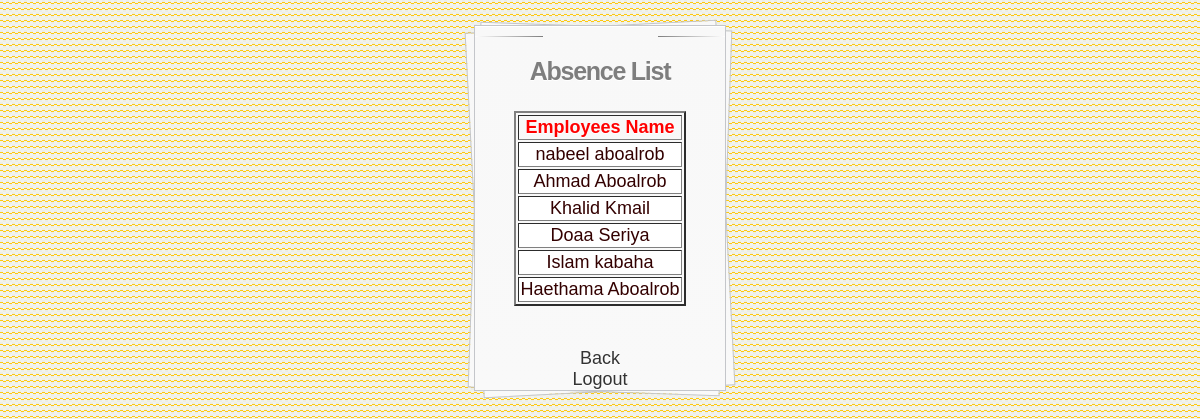
The page /AbsenceTable.php (signed in) on the database its author committed.
### tables this page shows
CREATE TABLE IF NOT EXISTS `Employee` (
`Eid` int(15) NOT NULL,
  `Fname` varchar(20) NOT NULL,
  `Lname` varchar(20) NOT NULL,
  `UserName` varchar(20) NOT NULL,
  `EPassword` varchar(20) NOT NULL,
  `EMail` varchar(100) NOT NULL
);

### AbsenceTable.php (the view, shortened to what this page needs)
 <!DOCTYPE html>
 <html lang="en">
<head>
<link rel="stylesheet" type="text/css" href="css/TableStyle.css" />
<?php $tag=$_GET['Tag'];     ?>
</head>
<body bgcolor="#dcdddf">
<div class="container">
	<section id="content"  style="width:250px;">
		<div>
      <?php
	  if($tag==0){
	  echo"<h1>Absence List</h1>";
$Date=date("Y-m-d");
include ('Connection.php');
echo "<center><table  border='2' \>
<tr>
<th><c style='color:red'>Employees Name</c></th>
</tr>";
$NameQuery=@mysqli_query($Conn,"SELECT Eid,Fname,Lname FROM Employee");
while($row=mysqli_fetch_array($NameQuery)){
$Fname=$row['Fname'];
$Lname=$row['Lname'];
$EmployeeName=$Fname." ".$Lname;
$EmployeeID=$row['Eid'];
$result = @mysqli_query($Conn,"SELECT AttendanceID FROM Attendance WHERE Eid='$EmployeeID' AND Date='$Date'");
$num= @mysqli_num_rows($result);
if($num==0){
  echo "<tr>";
  echo "<td>" .$EmployeeName. "</td></tr>";
}}
echo "</table><br><br>";
	}
?>
 </div>
    <div> <a style="color:#333" href="AdminPage.php">Back</a>
     </div>
     <div>
     <a style="color:#333" href="AdminLogout.php">Logout</a>
    </div>
	</section>
</div>
</body>
</html>

### css/TableStyle.css (style rules this page uses)
html, body, div, span, applet, object, iframe, h1, h2, h3, h4, h5, h6, p, blockquote, pre, a, abbr, acronym, address, big, cite, code, del, dfn, em, font, img, ins, kbd, q, s, samp, small, strike, strong, sub, sup, tt, var, b, u, i, center, dl, dt, dd, ol, ul, li, fieldset, form, label, legend, table, caption, tbody, tfoot, thead, tr, th, td { font-size: 100%; background: transparent; color: #300; }
body { color: #F00; margin: 0 auto; padding: 0; position: relative; font-family: Arial, Helvetica, sans-serif; font-size: 18px; background-color: #DCDDDF; background-image: url(../images/bg2.png); }
h1 { font-size:28px; }
h1,h2,h3,h4,h5,h6 { color:#563D64; }
a { text-decoration: none; }
.container { margin: 25px auto; position: relative; width: 900px; }
#content { background: #f9f9f9; background: -moz-linear-gradient(top, rgba(248,248,248,1) 0%, rgba(249,249,249,1) 100%); background: -webkit-linear-gradient(top, rgba(248,248,248,1) 0%,rgba(249,249,249,1) 100%); background: -o-linear-gradient(top, rgba(248,248,248,1) 0%,rgba(249,249,249,1) 100%); background: -ms-linear-gradient(top, rgba(248,248,248,1) 0%,rgba(249,249,249,1) 100%); background: linear-gradient(top, rgba(248,248,248,1) 0%,rgba(249,249,249,1) 100%); filter: progid:DXImageTransform.Microsoft.gradient( startColorstr='#f8f8f8', endColorstr='#f9f9f9',GradientType=0 ); -webkit-box-shadow: 0 1px 0 #fff inset; -moz-box-shadow: 0 1px 0 #fff inset; -ms-box-shadow: 0 1px 0 #fff inset; -o-box-shadow: 0 1px 0 #fff inset; box-shadow: 0 1px 0 #fff inset; border: 1px solid #c4c6ca; margin: 0 auto; padding: 25px 0 0; position: relative; text-align: center; text-shadow: 0 1px 0 #fff; width: 900px; }
#content h1 { color: #7E7E7E; font: bold 25px Helvetica, Arial, sans-serif; letter-spacing: -0.05em; line-height: 20px; margin: 10px 0 30px; }
#content h1:before, #content h1:after { content: ""; height: 1px; position: absolute; top: 10px; width: 27%; }
#content h1:after { background: rgb(126,126,126); background: -moz-linear-gradient(left, rgba(126,126,126,1) 0%, rgba(255,255,255,1) 100%); background: -webkit-linear-gradient(left, rgba(126,126,126,1) 0%,rgba(255,255,255,1) 100%); background: -o-linear-gradient(left, rgba(126,126,126,1) 0%,rgba(255,255,255,1) 100%); background: -ms-linear-gradient(left, rgba(126,126,126,1) 0%,rgba(255,255,255,1) 100%); background: linear-gradient(left, rgba(126,126,126,1) 0%,rgba(255,255,255,1) 100%); right: 0; }
#content h1:before { background: rgb(126,126,126); background: -moz-linear-gradient(right, rgba(126,126,126,1) 0%, rgba(255,255,255,1) 100%); background: -webkit-linear-gradient(right, rgba(126,126,126,1) 0%,rgba(255,255,255,1) 100%); background: -o-linear-gradient(right, rgba(126,126,126,1) 0%,rgba(255,255,255,1) 100%); background: -ms-linear-gradient(right, rgba(126,126,126,1) 0%,rgba(255,255,255,1) 100%); background: linear-gradient(right, rgba(126,126,126,1) 0%,rgba(255,255,255,1) 100%); left: 0; }
#content:after, #content:before { background: #f9f9f9; background: -moz-linear-gradient(top, rgba(248,248,248,1) 0%, rgba(249,249,249,1) 100%); background: -webkit-linear-gradient(top, rgba(248,248,248,1) 0%,rgba(249,249,249,1) 100%); background: -o-linear-gradient(top, rgba(248,248,248,1) 0%,rgba(249,249,249,1) 100%); background: -ms-linear-gradient(top, rgba(248,248,248,1) 0%,rgba(249,249,249,1) 100%); background: linear-gradient(top, rgba(248,248,248,1) 0%,rgba(249,249,249,1) 100%); filter: progid:DXImageTransform.Microsoft.gradient( startColorstr='#f8f8f8', endColorstr='#f9f9f9',GradientType=0 ); border: 1px solid #c4c6ca; content: ""; display: block; height: 100%; left: -1px; position: absolute; width: 100%; }
#content:after { -webkit-transform: rotate(2deg); -moz-transform: rotate(2deg); -ms-transform: rotate(2deg); -o-transform: rotate(2deg); transform: rotate(2deg); top: 0; z-index: -1; }
#content:before { -webkit-transform: rotate(-3deg); -moz-transform: rotate(-3deg); -ms-transform: rotate(-3deg); -o-transform: rotate(-3deg); transform: rotate(-3deg); top: 0; z-index: -2; }
#content table tr td { background:#FFF; text-align:center }

### rows shown on the page
employee: EmployeeName "nabeel aboalrob"
employee: EmployeeName "Ahmad Aboalrob"
employee: EmployeeName "Khalid Kmail"
employee: EmployeeName "Doaa Seriya"
employee: EmployeeName "Islam kabaha"
employee: EmployeeName "Haethama Aboalrob"
